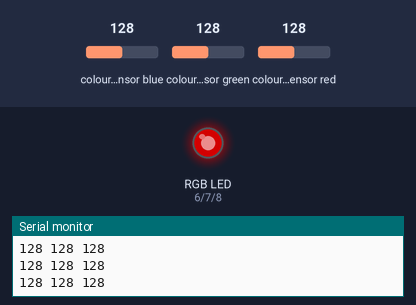
Bench run of a sketch on a simulated Arduino Uno, built with avr-gcc and run on an emulated ATmega328P. Parts: an RGB LED mixed from three pins (HIGH = lit), the last lines printed to the serial monitor. The test bench sets the inputs (shaded band); at power-on: colour sensor blue 128, colour sensor green 128, colour sensor red 128. Dim RGB values are drawn brighter than linear.

Above: at 1.2 s.
1.3 s: colour sensor blue set to 123
At 1.7 s:
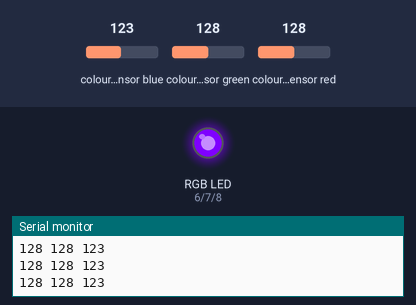
2.8 s: colour sensor green set to 123
At 4.0 s:
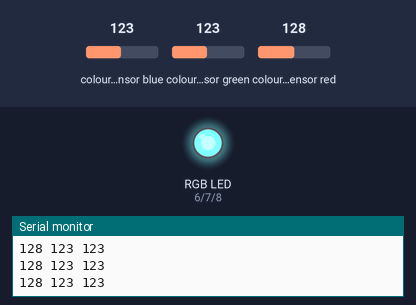
4.3 s: colour sensor red set to 5
At 5.5 s:
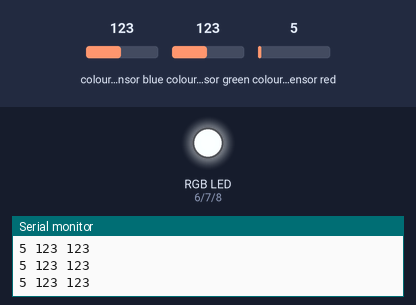
5.8 s: colour sensor blue set to 128
At 6.4 s:
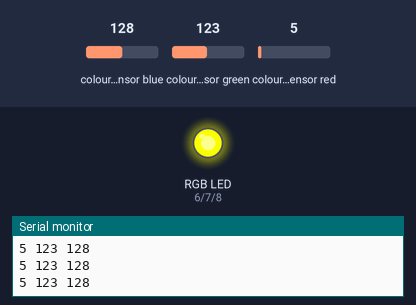
7.3 s: colour sensor green set to 128
At 7.8 s:
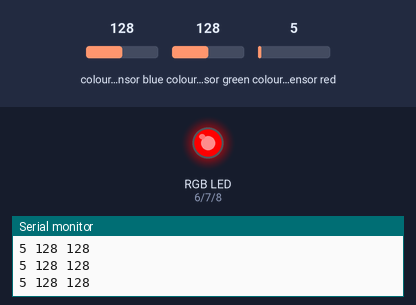
8.8 s: colour sensor red set to 64
At 10.2 s:
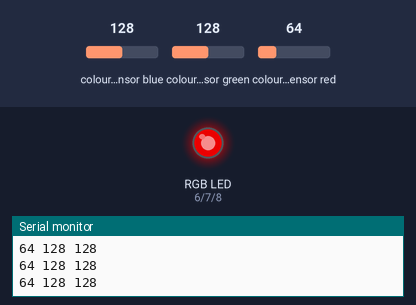
Timing chart, 0 to 11.3 s (numbered marks = the images above; inputs shaded):
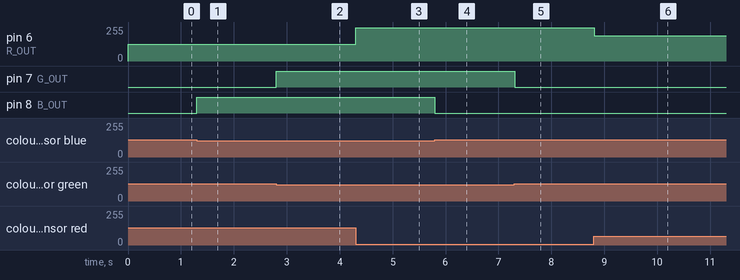

Measured:
- the behaviour switches between 128 and 127 on colour sensor blue (found by bisection; images 0 and 1)
- the behaviour switches between 128 and 127 on colour sensor green (found by bisection; images 1 and 2)
- after the input at 1.3 s, pin 8 (B_OUT): LOW → HIGH at once
- after the input at 2.8 s, pin 7 (G_OUT): LOW → HIGH at once
- after the input at 4.3 s, pin 6 (R_OUT): 127/255 → 250/255 at once
- after the input at 5.8 s, pin 8 (B_OUT): HIGH → LOW at once
- after the input at 7.3 s, pin 7 (G_OUT): HIGH → LOW at once
- after the input at 8.8 s, pin 6 (R_OUT): 250/255 → 191/255 at once

The sketch:

step4_final.ino
```cpp
#include <MD_TCS230.h>

#define  S0_OUT  2
#define  S1_OUT  3
#define  S2_OUT  4
#define  S3_OUT  5
MD_TCS230 ColorSensor(S2_OUT, S3_OUT, S0_OUT, S1_OUT);

#define R_OUT 6
#define G_OUT 7
#define B_OUT 8

void setup()
{
    Serial.begin(115200);
    Serial.println("Started!");

    sensorData whiteCalibration;
    whiteCalibration.value[TCS230_RGB_R] = 120060;
    whiteCalibration.value[TCS230_RGB_G] = 117520;
    whiteCalibration.value[TCS230_RGB_B] = 157590;
    sensorData blackCalibration;
    blackCalibration.value[TCS230_RGB_R] = 11280;
    blackCalibration.value[TCS230_RGB_G] = 10270;
    blackCalibration.value[TCS230_RGB_B] = 13230;

    ColorSensor.begin();
    ColorSensor.setDarkCal(&blackCalibration);
    ColorSensor.setWhiteCal(&whiteCalibration);

    pinMode(R_OUT, OUTPUT);
    pinMode(G_OUT, OUTPUT);
    pinMode(B_OUT, OUTPUT);
}

void loop()
{
    colorData rgb;
    ColorSensor.read();
    while (!ColorSensor.available())
        ;
    ColorSensor.getRGB(&rgb);
    print_rgb(rgb);
    set_rgb_led(rgb);
}

void print_rgb(colorData rgb)
{
	Serial.print(rgb.value[TCS230_RGB_R]);
	Serial.print(" ");
	Serial.print(rgb.value[TCS230_RGB_G]);
	Serial.print(" ");
	Serial.print(rgb.value[TCS230_RGB_B]);
	Serial.println();
}

void set_rgb_led(colorData rgb)
{
    analogWrite(R_OUT, 255 - rgb.value[TCS230_RGB_R]);
    analogWrite(G_OUT, 255 - rgb.value[TCS230_RGB_G]);
    analogWrite(B_OUT, 255 - rgb.value[TCS230_RGB_B]);
}
```
